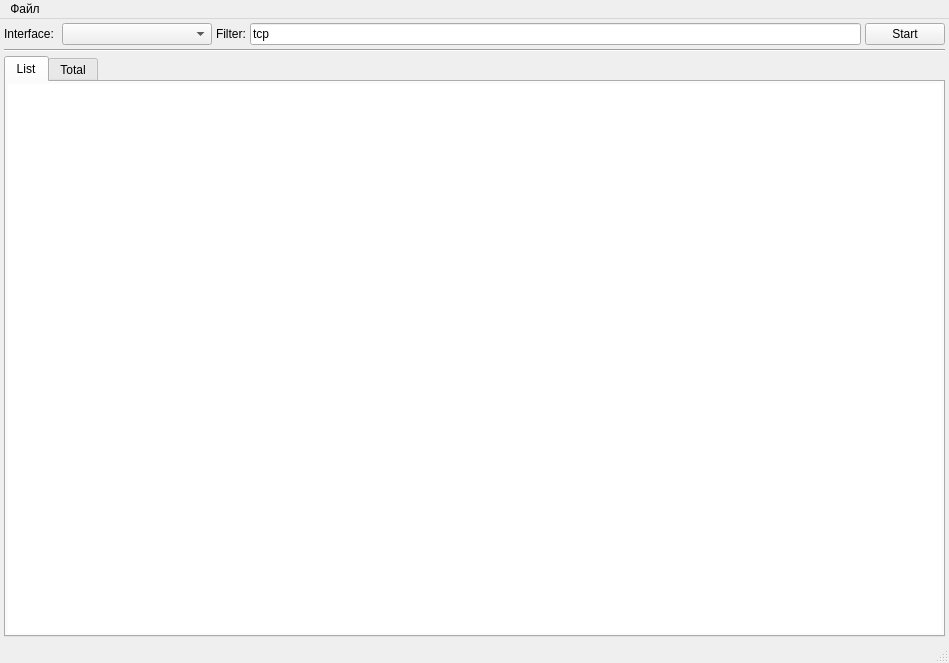
<?xml version="1.0" encoding="UTF-8"?>
<ui version="4.0">
 <class>MainWindow</class>
 <widget class="QMainWindow" name="MainWindow">
  <property name="geometry">
   <rect>
    <x>0</x>
    <y>0</y>
    <width>949</width>
    <height>663</height>
   </rect>
  </property>
  <property name="minimumSize">
   <size>
    <width>650</width>
    <height>650</height>
   </size>
  </property>
  <property name="windowTitle">
   <string>GPC</string>
  </property>
  <widget class="QWidget" name="centralwidget">
   <layout class="QHBoxLayout" name="horizontalLayout_5">
    <property name="spacing">
     <number>4</number>
    </property>
    <property name="leftMargin">
     <number>4</number>
    </property>
    <property name="topMargin">
     <number>4</number>
    </property>
    <property name="rightMargin">
     <number>4</number>
    </property>
    <property name="bottomMargin">
     <number>4</number>
    </property>
    <item>
     <layout class="QVBoxLayout" name="verticalLayout" stretch="0,0,1">
      <item>
       <layout class="QHBoxLayout" name="horizontalLayout_7" stretch="0,0,0,1,0">
        <item>
         <widget class="QLabel" name="label_3">
          <property name="text">
           <string>Interface: </string>
          </property>
         </widget>
        </item>
        <item>
         <widget class="QComboBox" name="interfaceCombobox">
          <property name="minimumSize">
           <size>
            <width>150</width>
            <height>0</height>
           </size>
          </property>
         </widget>
        </item>
        <item>
         <widget class="QLabel" name="label_2">
          <property name="text">
           <string>Filter:</string>
          </property>
         </widget>
        </item>
        <item>
         <widget class="QLineEdit" name="tsharkFilterLine">
          <property name="text">
           <string>tcp</string>
          </property>
         </widget>
        </item>
        <item>
         <widget class="QPushButton" name="btnStartSniff">
          <property name="text">
           <string>Start</string>
          </property>
         </widget>
        </item>
       </layout>
      </item>
      <item>
       <widget class="Line" name="line">
        <property name="orientation">
         <enum>Qt::Horizontal</enum>
        </property>
       </widget>
      </item>
      <item>
       <widget class="QTabWidget" name="tabWidget">
        <property name="minimumSize">
         <size>
          <width>0</width>
          <height>300</height>
         </size>
        </property>
        <property name="currentIndex">
         <number>0</number>
        </property>
        <widget class="QWidget" name="tab">
         <attribute name="title">
          <string>List</string>
         </attribute>
         <layout class="QHBoxLayout" name="horizontalLayout_2">
          <property name="leftMargin">
           <number>2</number>
          </property>
          <property name="topMargin">
           <number>2</number>
          </property>
          <property name="rightMargin">
           <number>2</number>
          </property>
          <property name="bottomMargin">
           <number>2</number>
          </property>
          <item>
           <widget class="QTableView" name="capturedPackagesTableView">
            <property name="frameShape">
             <enum>QFrame::NoFrame</enum>
            </property>
            <property name="frameShadow">
             <enum>QFrame::Plain</enum>
            </property>
            <property name="lineWidth">
             <number>0</number>
            </property>
            <property name="sizeAdjustPolicy">
             <enum>QAbstractScrollArea::AdjustToContentsOnFirstShow</enum>
            </property>
            <property name="editTriggers">
             <set>QAbstractItemView::AnyKeyPressed|QAbstractItemView::DoubleClicked</set>
            </property>
            <property name="tabKeyNavigation">
             <bool>true</bool>
            </property>
            <property name="showDropIndicator" stdset="0">
             <bool>false</bool>
            </property>
            <property name="selectionBehavior">
             <enum>QAbstractItemView::SelectRows</enum>
            </property>
            <property name="textElideMode">
             <enum>Qt::ElideRight</enum>
            </property>
            <property name="horizontalScrollMode">
             <enum>QAbstractItemView::ScrollPerPixel</enum>
            </property>
            <property name="showGrid">
             <bool>false</bool>
            </property>
            <property name="gridStyle">
             <enum>Qt::NoPen</enum>
            </property>
            <attribute name="horizontalHeaderCascadingSectionResizes">
             <bool>false</bool>
            </attribute>
            <attribute name="horizontalHeaderHighlightSections">
             <bool>false</bool>
            </attribute>
            <attribute name="horizontalHeaderStretchLastSection">
             <bool>true</bool>
            </attribute>
            <attribute name="verticalHeaderCascadingSectionResizes">
             <bool>false</bool>
            </attribute>
           </widget>
          </item>
         </layout>
        </widget>
        <widget class="QWidget" name="tab_2">
         <attribute name="title">
          <string>Total</string>
         </attribute>
         <layout class="QHBoxLayout" name="horizontalLayout_6">
          <property name="leftMargin">
           <number>2</number>
          </property>
          <property name="topMargin">
           <number>2</number>
          </property>
          <property name="rightMargin">
           <number>2</number>
          </property>
          <property name="bottomMargin">
           <number>2</number>
          </property>
          <item>
           <widget class="QTableView" name="packageTotalTable"/>
          </item>
         </layout>
        </widget>
       </widget>
      </item>
     </layout>
    </item>
   </layout>
  </widget>
  <widget class="QMenuBar" name="menubar">
   <property name="geometry">
    <rect>
     <x>0</x>
     <y>0</y>
     <width>949</width>
     <height>19</height>
    </rect>
   </property>
   <widget class="QMenu" name="menuFile">
    <property name="title">
     <string>Файл</string>
    </property>
    <addaction name="actionSettings"/>
    <addaction name="actionOpenPcapng"/>
    <addaction name="actionSavePcapng"/>
    <addaction name="separator"/>
   </widget>
   <addaction name="menuFile"/>
  </widget>
  <widget class="QStatusBar" name="statusbar"/>
  <action name="actionSettings">
   <property name="text">
    <string>Настройки</string>
   </property>
  </action>
  <action name="actionOpenPcapng">
   <property name="text">
    <string>Открыть pcapng</string>
   </property>
  </action>
  <action name="actionSavePcapng">
   <property name="text">
    <string>Сохранить pcapng</string>
   </property>
  </action>
 </widget>
 <resources/>
 <connections/>
</ui>
